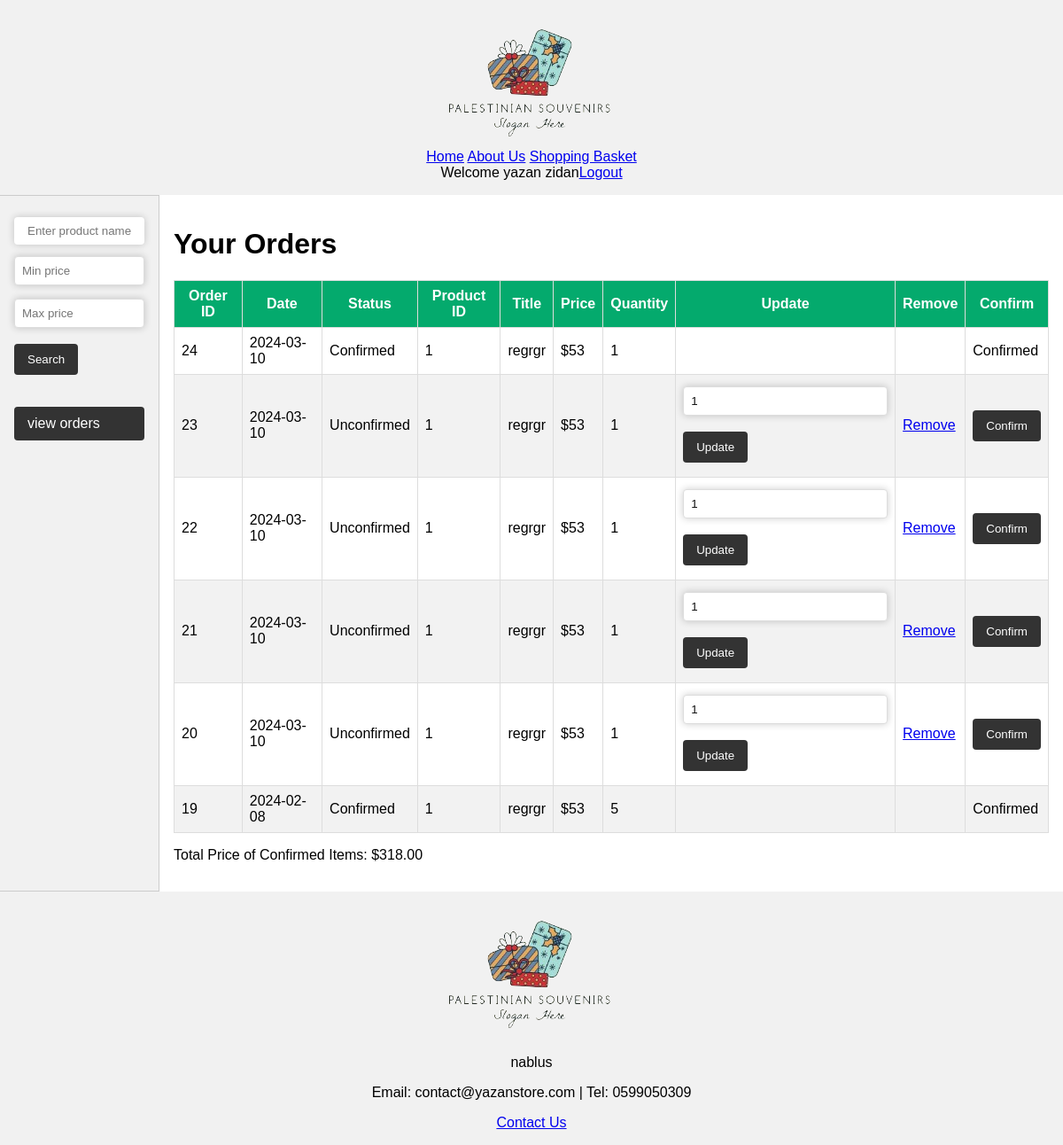
Screenshot of /view_orders.php?update=success (signed in) with the database file from the repository.
### tables this page shows
CREATE TABLE `order_items` (
  `p_id` int(32) NOT NULL,
  `quantity` int(32) NOT NULL,
  `order_id` int(32) NOT NULL
);

CREATE TABLE `orders` (
  `order_id` int(32) NOT NULL,
  `customer_id` int(32) NOT NULL,
  `date` date NOT NULL,
  `status` tinyint(1) NOT NULL DEFAULT 0,
  `process_status` varchar(255) DEFAULT 'not charged'
);

CREATE TABLE `product` (
  `p_id` int(10) NOT NULL,
  `p_name` varchar(32) NOT NULL,
  `p_description` varchar(255) NOT NULL,
  `p_category` varchar(30) NOT NULL DEFAULT 'Normal',
  `p_price` int(30) NOT NULL,
  `p_quantity` int(32) NOT NULL,
  `p_remarks` varchar(32) NOT NULL,
  `p_photo` varchar(255) NOT NULL
);

### view_orders.php (the view, shortened to what this page needs)
<?php
include 'connection.php';
$customer_id = $_SESSION['customer_id'];
$stmt = $pdo->prepare("SELECT o.order_id, o.date, o.status, oi.p_id, p.p_name, p.p_price, oi.quantity FROM orders o
JOIN order_items oi ON o.order_id = oi.order_id
JOIN product p ON oi.p_id = p.p_id
WHERE o.customer_id = :customer_id
ORDER BY o.order_id DESC");
$stmt->execute(['customer_id' => $customer_id]);
$orders = $stmt->fetchAll(PDO::FETCH_ASSOC);
$totalPriceConfirmedItems = 0;
?>
<!DOCTYPE html>
<html lang="en">
<head>
    <link rel="stylesheet" href="style.css">
</head>
<body>
    <header>
        <div class="header-logo">
            <img src="img/logo.png" alt="E-Store Logo">
        </div>
        <div class="header-links">
            <a href="home.php">Home</a>
            <a href="about.php">About Us</a>
            <a href="view_orders.php">Shopping Basket</a>
        </div>
        <?php
        if (isset($_SESSION['customer_name'])) {
            echo "<span>Welcome " . ($_SESSION['customer_name']) . "</span>";
            echo "<a href='logout.php'>Logout</a>";
        } else {
            echo "<a href='login.php'>Login/Register</a>";
        }
        ?>
    </header>
    <div class="container">
        <nav>
            <form action="search_product.php" method="get" class="search-form">
                <input type="text" name="product_name" placeholder="Enter product name">
                <input type="number" name="min_price" placeholder="Min price" min="0">
                <input type="number" name="max_price" placeholder="Max price" min="0">
                <button type="submit">Search</button>
            </form>
            <a href="view_orders.php" class="button-style">view orders</a>
        </nav>
        <main>
            <h1>Your Orders</h1>
            <?php if (!empty($orders)): ?>
            <table>
                <thead>
                    <tr>
                        <th>Order ID</th>
                        <th>Date</th>
                        <th>Status</th>
                        <th>Product ID</th>
                        <th>Title</th>
                        <th>Price</th>
                        <th>Quantity</th>
                        <th>Update</th>
                        <th>Remove</th>
                        <th>Confirm</th>
                    </tr>
                </thead>
                <tbody>
                    <?php foreach ($orders as $order): ?>
                    <?php
                        if ($order['status']) {
                            $totalPriceConfirmedItems += $order['p_price'] * $order['quantity'];
                        }
                        ?>
                    <tr>
                        <td><?= ($order['order_id']); ?></td>
                        <td><?= ($order['date']); ?></td>
                        <td><?= $order['status'] ? 'Confirmed' : 'Unconfirmed'; ?></td>
                        <td><?= ($order['p_id']); ?></td>
                        <td><?= ($order['p_name']); ?></td>
                        <td>$<?= ($order['p_price']); ?></td>
                        <td><?= ($order['quantity']); ?></td>
                        <td>
                            <?php if (!$order['status']): ?>
                            <form action="update_order.php" method="post">
                                <input type="number" name="quantity" value="<?= $order['quantity']; ?>" min="0">
                                <button type="submit">Update</button>
                            </form>
                            <?php endif; ?>
                        </td>
                        <td>
                            <?php if (!$order['status']): ?>
                            <a
                                href="remove_item.php?order_id=<?= $order['order_id']; ?>&p_id=<?= $order['p_id']; ?>">Remove</a>
                            <?php endif; ?>
                        </td>
                        <td>
                            <?php if (!$order['status']): ?>
                            <form action="confirm_order.php" method="post">
                                <button type="submit" name="confirm_order">Confirm</button>
                            </form>
                            <?php else: ?>
                            Confirmed
                            <?php endif; ?>
                        </td>
                    </tr>
                    <?php endforeach; ?>
                </tbody>
            </table>
            <p>Total Price of Confirmed Items: $<?= number_format($totalPriceConfirmedItems, 2); ?></p>
            <?php else: ?>
            <p>You have no orders.</p>
            <?php endif; ?>
        </main>
    </div>
    <footer>
        <div class="footer-logo">
            <img src="img/logo.png" alt="E-Store Logo">
        </div>
        <div class="footer-info">
            <p>nablus</p>
            <p>Email: contact@yazanstore.com | Tel: 0599050309</p>
        </div>
        <div class="footer-links">
            <a href="contact.php">Contact Us</a>
        </div>
    </footer>
</body>
</html>

### style.css (style rules this page uses)
* { box-sizing: border-box; }
body { margin: 0; display: flex; flex-direction: column; min-height: auto; font-family: Arial, sans-serif; }
header, footer { background-color: #f1f1f1; text-align: center; padding: 1em; }
.container { display: flex; flex: 1; }
nav { background-color: #f1f1f1; border-right: 1px solid #ccc; width: 15%; flex-shrink: 0; display: flex; flex-direction: column; border-top: 1px solid #ccc; border-bottom: 1px solid #ccc; padding: 1em; }
nav a { padding: 1em; text-decoration: none; border-bottom: 1px solid #444; }
main { flex-grow: 1; padding: 1em; background-color: #fff; }
footer { background-color: #f1f1f1; }
nav form { margin-bottom: 20px; display: block; }
nav input[type="text"], input[type="number"], input[type="submit"] { width: 100%; padding: 8px; margin: 8px 0; box-sizing: border-box; border: 1px solid #ccc; border-radius: 4px; }
nav input[type="text"], input[type="number"], input[type="submit"], input[type="button"] { outline: none; border-color: #777; box-shadow: 0 0 8px 0 rgba(0, 0, 0, 0.2); }
nav input[type="text"], input[type="number"], input[type="submit"], input[type="button"] { padding: 8px 15px; margin: 8px 0; border: none; border-radius: 4px; background-color: white; color: rgb(17, 17, 17); cursor: pointer; }
nav button { padding: 10px 15px; border: none; border-radius: 4px; background-color: #333; color: white; cursor: pointer; transition: background-color 0.3s ease; / }
button { padding: 10px 15px; border: none; border-radius: 4px; background-color: #333; color: white; cursor: pointer; transition: background-color 0.3s ease; margin: 8px 0; }
input[type="text"], input[type="email"], input[type="password"], input[type="date"], input[type="number"], textarea, select { width: 300px; padding: 8px; margin-bottom: 10px; }
.button-style { text-decoration: none; padding: 10px 15px; border: none; border-radius: 4px; background-color: #333; color: white; cursor: pointer; transition: background-color 0.3s ease; margin: 8px 0; }
input[type="text"], input[type="number"], input[type="email"], textarea, select { width: 100%; padding: 8px; margin-top: 5px; border: 1px solid #ddd; border-radius: 4px; box-sizing: border-box; }
.product-filter-form, table { width: 100%; border-collapse: collapse; }
th, td { border: 1px solid #ddd; text-align: left; padding: 8px; }
th { background-color: #04aa6d; color: white; text-align: center; }
tr:nth-child(even) { background-color: #f2f2f2; }

### rows the page displays
order_items: order.order_id "24", order.date "2024-03-10", shows "Confirmed", p "1", p.p_name "regrgr", p.p_price "53", quantity "1"
order_items: order.order_id "23", order.date "2024-03-10", shows "Unconfirmed", p "1", p.p_name "regrgr", p.p_price "53", quantity "1"
order_items: order.order_id "22", order.date "2024-03-10", shows "Unconfirmed", p "1", p.p_name "regrgr", p.p_price "53", quantity "1"
order_items: order.order_id "21", order.date "2024-03-10", shows "Unconfirmed", p "1", p.p_name "regrgr", p.p_price "53", quantity "1"
order_items: order.order_id "20", order.date "2024-03-10", shows "Unconfirmed", p "1", p.p_name "regrgr", p.p_price "53", quantity "1"
order_items: order.order_id "19", order.date "2024-02-08", shows "Confirmed", p "1", p.p_name "regrgr", p.p_price "53", quantity "5"

### other values shown
$_SESSION['customer_name'] "yazan zidan"
$totalPriceConfirmedItems "318.00"
